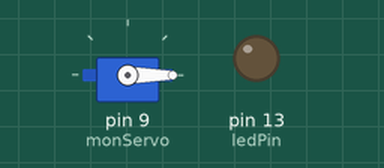
A sketch run on a simulated Arduino Uno, built with avr-gcc and run on an emulated ATmega328P. Parts: servo, output pins drawn as LEDs (lit = HIGH).

Above: at 0.05 s.
At 4.0 s:
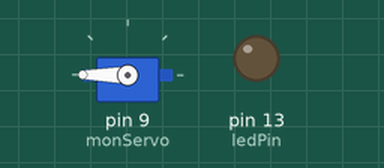
Timing chart, 0 to 5.2 s (numbered marks = the images above):
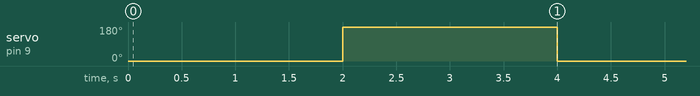

Measured:
- by itself, servo on pin 9 (monServo): alternates 180° for 2.0 s and 0° for 2.0 s

The sketch:

servo.ino
```cpp
#include <Servo.h>

const int ledPin = 13;


Servo monServo;

void setup() {
   pinMode(ledPin, OUTPUT);
   monServo.attach(9);
}

void loop() {

  monServo.write(0);
   delay(2000);  // wait 5 seconds before you do it again

  monServo.write(180);
  delay(2000);  // wait 5 seconds before you do it again
  monServo.write(0);

}
```
